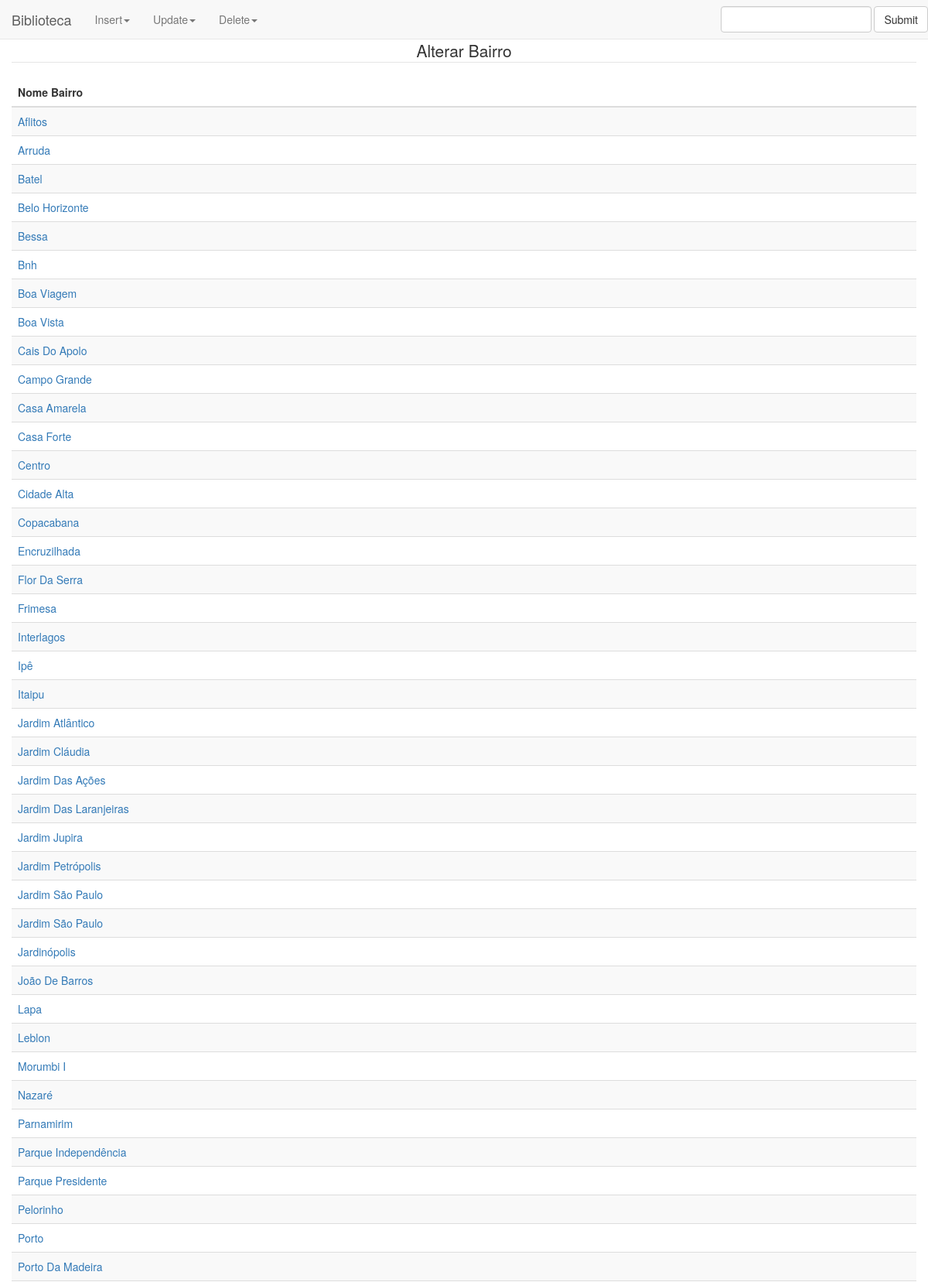
/tabelas/tb_bairro/update.php (upper part), run on the app's committed database.
### tables this page shows
Create Table Tb_Bairro(
	Bai_Codigo integer Not Null Primary Key,
    Bai_Descricao varchar(30) Not Null
);

### tabelas/tb_bairro/update.php (the view, shortened to what this page needs)
<?php
require_once("../../conection.php");
?>
<!DOCTYPE html>
<html lang="pt-br">
	<head>
		<link href="../../css/style.css" rel="stylesheet">
		<link href="../../css/bootstrap.min.css" rel="stylesheet">
		<link href="../../css/style.css" rel="stylesheet">
	</head>
	<body>
		<div class="container-fluid">
			<?php include '../../menu1.php';?>
			<div class="row" class="target">
				<div id="footer" class="col-md-12">
					<center>
						<legend>Alterar Bairro</legend>
						<?php
						$sql = "select * from tb_bairro order by Bai_Descricao";
						$rs = mysql_query($sql,$conexao) or die ("Consulta nao realizada");
						?>
						<table class="table table-striped">
							<thead>
							<tr>
								<th>Nome Bairro</th>
							</thead>
							<?php
								while($linha=mysql_fetch_array($rs)){
									$codigo = $linha["Bai_Codigo"];
									$nome = $linha["Bai_Descricao"];
							?>
							<tr>
								<td><a href="update1.php?Codigo=
									<?php echo $codigo;?>" method="post">
									<?php echo utf8_encode ($nome);?>
									</a>
								</td>
							</tr>
							<?php } ?>
						</table>
				</div>
			</div>
		</div>
	</body>
</html>

### data on the page
tb_bairro: Bai_Descricao "Aflitos"
tb_bairro: Bai_Descricao "Arruda"
tb_bairro: Bai_Descricao "Batel"
tb_bairro: Bai_Descricao "Belo Horizonte"
tb_bairro: Bai_Descricao "Bessa"
tb_bairro: Bai_Descricao "Bnh"
tb_bairro: Bai_Descricao "Boa Viagem"
tb_bairro: Bai_Descricao "Boa Vista"
tb_bairro: Bai_Descricao "Cais Do Apolo"
tb_bairro: Bai_Descricao "Campo Grande"
tb_bairro: Bai_Descricao "Casa Amarela"
tb_bairro: Bai_Descricao "Casa Forte"
tb_bairro: Bai_Descricao "Centro"
tb_bairro: Bai_Descricao "Cidade Alta"
tb_bairro: Bai_Descricao "Copacabana"
tb_bairro: Bai_Descricao "Encruzilhada"
tb_bairro: Bai_Descricao "Flor Da Serra"
tb_bairro: Bai_Descricao "Frimesa"
tb_bairro: Bai_Descricao "Interlagos"
tb_bairro: Bai_Descricao "Ipê"
tb_bairro: Bai_Descricao "Itaipu"
tb_bairro: Bai_Descricao "Jardim Atlântico"
tb_bairro: Bai_Descricao "Jardim Cláudia"
tb_bairro: Bai_Descricao "Jardim Das Ações"
tb_bairro: Bai_Descricao "Jardim Das Laranjeiras"
tb_bairro: Bai_Descricao "Jardim Jupira"
tb_bairro: Bai_Descricao "Jardim Petrópolis"
tb_bairro: Bai_Descricao "Jardim São Paulo"
tb_bairro: Bai_Descricao "Jardim São Paulo"
tb_bairro: Bai_Descricao "Jardinópolis"
tb_bairro: Bai_Descricao "João De Barros"
tb_bairro: Bai_Descricao "Lapa"
tb_bairro: Bai_Descricao "Leblon"
tb_bairro: Bai_Descricao "Morumbi I"
tb_bairro: Bai_Descricao "Nazaré"
tb_bairro: Bai_Descricao "Parnamirim"
tb_bairro: Bai_Descricao "Parque Independência"
tb_bairro: Bai_Descricao "Parque Presidente"
tb_bairro: Bai_Descricao "Pelorinho"
tb_bairro: Bai_Descricao "Porto"
tb_bairro: Bai_Descricao "Porto Da Madeira"
